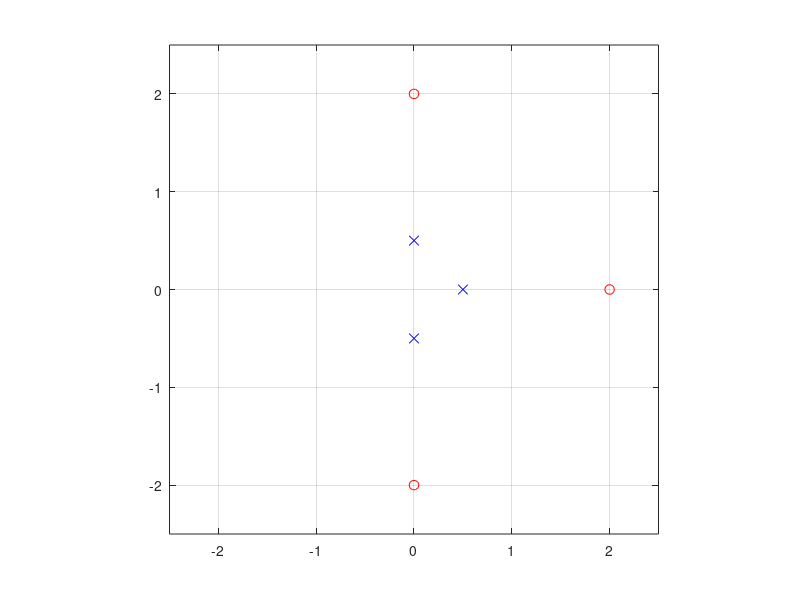

Write MATLAB code to recreate this figure. (Note: this script raises an error after producing the figure.)
clear; clc;
 
% Parameter
a = 0.5;
r1 = abs(a); r2 = abs(1/a);
r_pole = min(r1, r2);
axis_lim = max(r1, r2) + 0.5;

% Plot the poles
ReP = [a, 0, 0];
ImP = [0, a, -a];
plot(ReP, ImP, 'xb', 'MarkerSize', 7, 'DisplayName', 'Poles');
axis([-axis_lim, axis_lim, -axis_lim, axis_lim]);
axis equal; hold on; grid on;
 
% Plot the zeros
ReZ = [1/a, 0, 0];
ImZ = [0, 1/a, -1/a];
plot(ReZ, ImZ, 'or', 'MarkerSize', 7, 'DisplayName', 'Zeros');
hold on;
 
% Plot the unit circle
[x_unit, y_unit] = circle(0, 0, 1);
plot(x_unit, y_unit, 'k--', 'LineWidth', 1, 'DisplayName', 'Unit circle');
 
% Plot the pole circle
[x_pole, y_pole] = circle(0, 0, r_pole);
plot(x_pole, y_pole, 'b', 'LineWidth', 1, 'DisplayName', '|z| = 0.5');

[x, y] = circle(0, 0, 2*axis_lim);
h = patch([x,x_pole], [y,y_pole], [0.5 0.5 0.5], 'LineStyle', 'none', 'FaceAlpha', 0.25, 'DisplayName', 'ROC');
 
legend('show');
xlabel('Re(z)'); ylabel('Im(z)');
title('Problem 3c');
hold off;

%% Inner function
function [xc, yc] = circle(x, y, r)
    theta = 0:pi/1000:2*pi;
    xc = x + r * cos(theta);
    yc = y + r * sin(theta);
end
